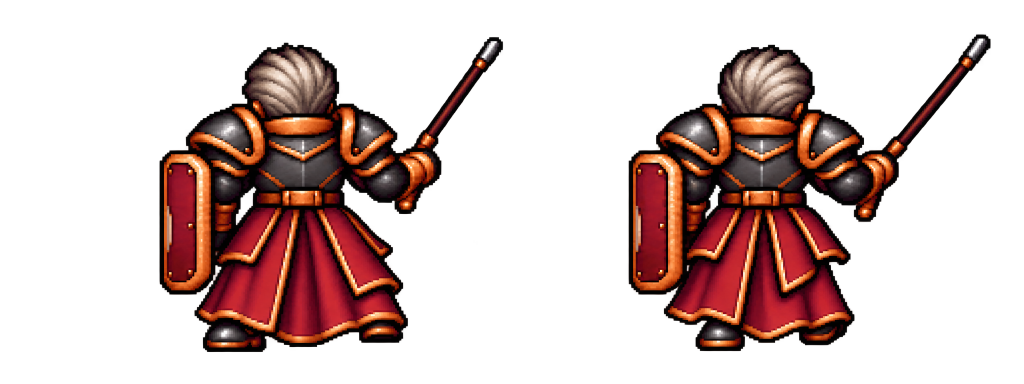
#> input picture art-review/character-expansion-20261018/professions/class-22-enemy/maps/source/native-up-weapon-v3-generated.png, 2048 x 768 px (shown at 1/2 size); its folder holds 7 pictures in this run
$ python register_native_walk.py
#> lines starting #> are read from the running program, lines starting #| are printed output that depends on the picture; after the words box and inside, x2 and y2 are one past the last pixel; in counts of white or black regions, pixels touching at a corner belong together
"""Register ImageGen sprites using native hair-top position and visible height."""
from pathlib import Path
from PIL import Image
import json,subprocess
M=Path(__file__).resolve().parents[1];G='/opt/homebrew/bin/magick';O=M/'tactical-native-frames';O.mkdir(exist_ok=True)
def run(*a):subprocess.run([G,*map(str,a)],check=True)
def mask(i):return i.convert('RGBA').getchannel('A').point(lambda a:255 if a>=32 else 0)
def largest_top_component(a,b):
 # Detection only: retain all original generated alpha in the actual sprite.
 pts={(x,y)for y in range(b[1],b[1]+35)for x in range(a.width)if a.getpixel((x,y))};groups=[]
 while pts:
  seed=pts.pop();todo=[seed];group=[seed]
  while todo:
   x,y=todo.pop()
   for n in [(x-1,y),(x+1,y),(x,y-1),(x,y+1)]:
    if n in pts:pts.remove(n);todo.append(n);group.append(n)
  groups.append(group)
 group=max(groups,key=len);return (min(x for x,y in group)+max(x for x,y in group)+1)/2
records=[]
for f in range(6):
 d=['up','up','right','right','down','down'][f];tag=next((name for name in ['native-up-weapon-v3-generated.png'if d=='up'else 'native-down-weapon-v3-generated.png'if d=='down'else 'native-right-weapon-v2-generated.png',f'native-{d}-v1-generated.png']if name and(M/'source'/name).exists()),None);p=M/'source'/tag;raw=Image.open(p).convert('RGBA');i=f%2;cell=[raw.width*i//2,0,raw.width*(i+1)//2,raw.height];im=raw.crop(cell);a=mask(im);b=a.getbbox();head_roi=[int(im.width*.3),0,int(im.width*.75),int(im.height*.4)];head_mask=a.crop(head_roi);head_box=head_mask.getbbox();hair_top=head_box[1];hx=largest_top_component(head_mask,head_box)+head_roi[0];native=Image.open(M/f'native-reference/frame-{f:03}.png').convert('RGBA');nb=mask(native).getbbox();target_head_x=[64,64,64,64,64,64][f];other=raw.crop((raw.width*(1-i)//2,0,raw.width*(2-i)//2,raw.height));oa=mask(other);ob=oa.getbbox();other_head=oa.crop([int(other.width*.3),0,int(other.width*.75),int(other.height*.4)]).getbbox()[1];other_native=mask(Image.open(M/f'native-reference/frame-{f//2*2+1-i:03}.png')).getbbox();scale=4*max(nb[3]-nb[1],other_native[3]-other_native[1])/max(b[3]-hair_top,ob[3]-other_head);crop=[max(0,b[0]-3),max(0,b[1]-3),min(im.width,b[2]+3),min(im.height,b[3]+3)];cut=M/f'source/native-cut-{f:03}.png';small=M/f'source/native-small-{f:03}.png'
#> further down, raw is the input picture: PIL image 2048x768 RGBA; mean R, G, B, A 41.9, 17.5, 13.7, 74.1
#> after `cell = [raw.width * i // 2, 0, raw.width * (i + 1) // 2, raw.height]`: cell = [0, 0, 1024, 768]
#> after `im = raw.crop(cell)`:
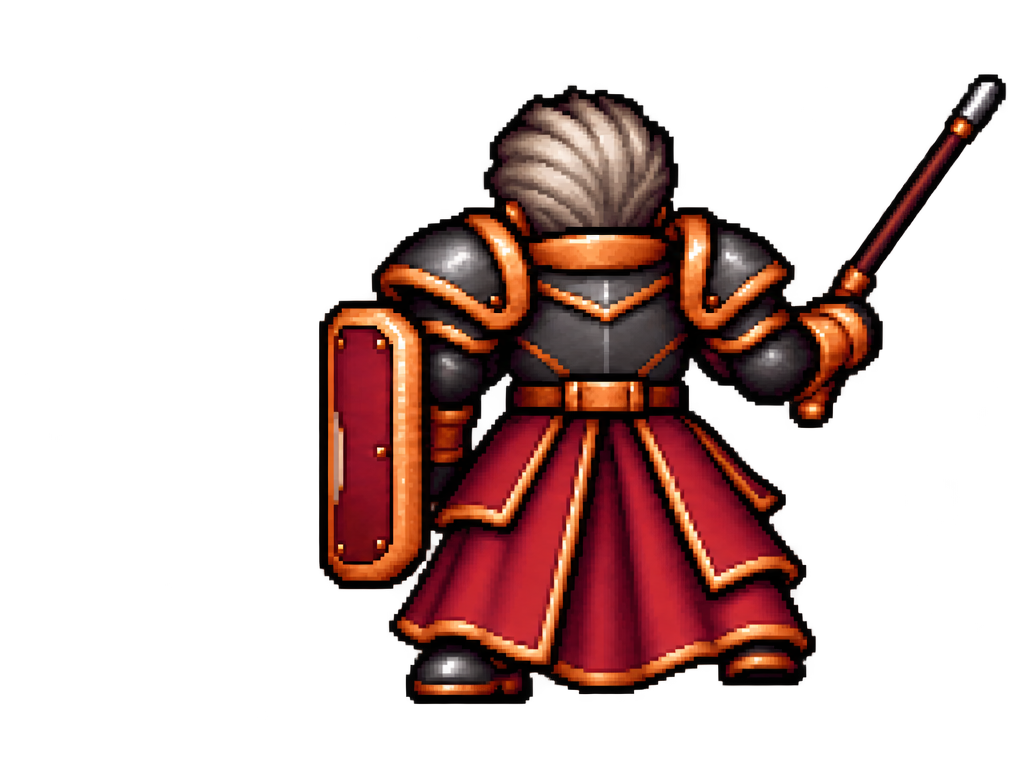
#> im: PIL image 1024x768 RGBA; mean R, G, B, A 42.8, 17.6, 13.7, 76.5; transparent parts drawn white
#> after `a = mask(im)`:
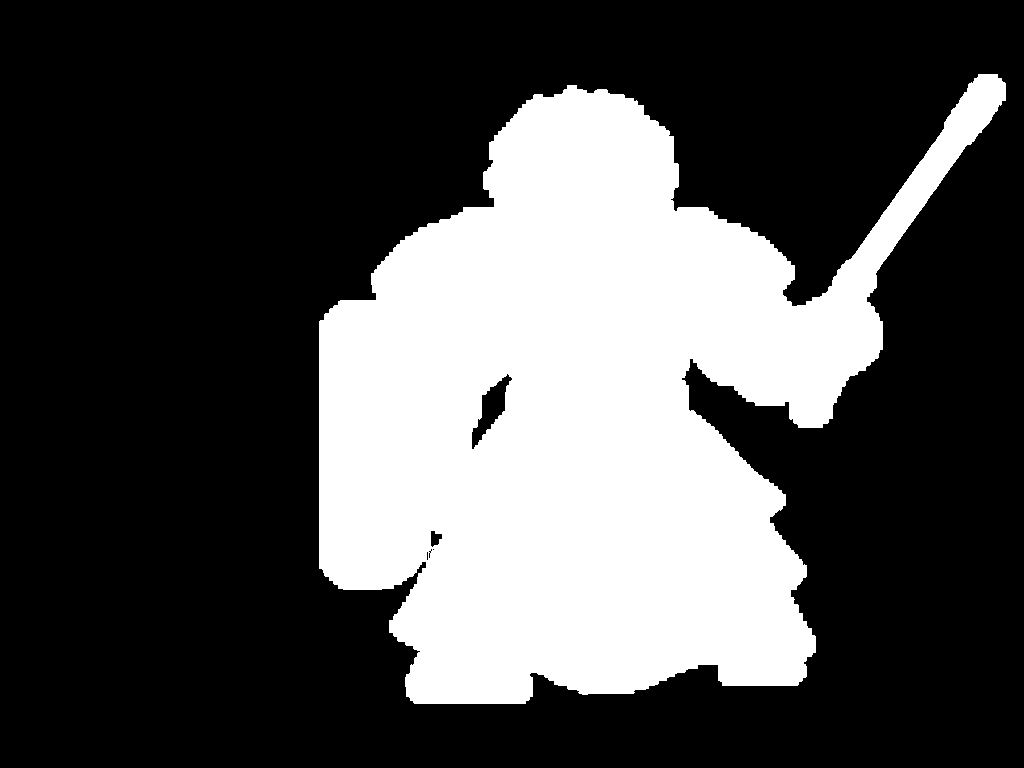
#> a: PIL image 1024x768 L; 30.5% white; 1 white region, box (x1, y1, x2, y2) and area: (319, 74, 1006, 704) 239571
#> after `b = a.getbbox()`: b = (319, 74, 1006, 704)
#> after `head_roi = [int(im.width * 0.3), 0, int(im.width * 0.75), int(im.heigh`: head_roi = [307, 0, 768, 307]
#> after `head_mask = a.crop(head_roi)`:
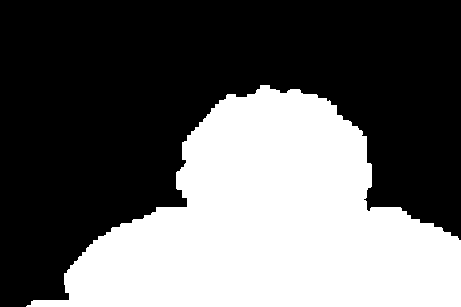
#> head_mask: PIL image 461x307 L; 39.1% white; 1 white region, box (x1, y1, x2, y2) and area: (26, 85, 461, 307) 55357
#> after `head_box = head_mask.getbbox()`: head_box = (26, 85, 461, 307)
#> after `hair_top = head_box[1]`: hair_top = 85
#> after `hx = largest_top_component(head_mask, head_box) + head_roi[0]`: hx = 580
#> (the run stopped early here; a loop or call above may not have finished)
